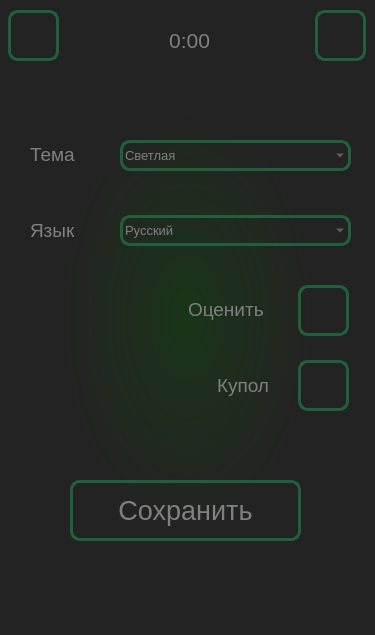
<?xml version="1.0" encoding="UTF-8"?>
<ui version="4.0">
 <class>Settings</class>
 <widget class="QMainWindow" name="Settings">
  <property name="geometry">
   <rect>
    <x>0</x>
    <y>0</y>
    <width>375</width>
    <height>635</height>
   </rect>
  </property>
  <property name="windowTitle">
   <string>Settings</string>
  </property>
  <property name="styleSheet">
   <string notr="true">background-color: qradialgradient(spread:pad, cx:0.5, cy:0.5, radius:0.5, fx:0.5, fy:0.5, stop:0 rgba(26, 53, 24, 255), stop:0.663158 rgba(35, 35, 35, 255));</string>
  </property>
  <widget class="QWidget" name="centralwidget">
   <widget class="QLabel" name="time_label">
    <property name="geometry">
     <rect>
      <x>154</x>
      <y>20</y>
      <width>71</width>
      <height>41</height>
     </rect>
    </property>
    <property name="font">
     <font>
      <family>Arimo</family>
      <pointsize>16</pointsize>
     </font>
    </property>
    <property name="styleSheet">
     <string notr="true">background-color: none;
color: gray</string>
    </property>
    <property name="text">
     <string>0:00</string>
    </property>
    <property name="alignment">
     <set>Qt::AlignCenter</set>
    </property>
   </widget>
   <widget class="QPushButton" name="account_button">
    <property name="geometry">
     <rect>
      <x>8</x>
      <y>10</y>
      <width>51</width>
      <height>51</height>
     </rect>
    </property>
    <property name="cursor">
     <cursorShape>PointingHandCursor</cursorShape>
    </property>
    <property name="styleSheet">
     <string notr="true">QPushButton{
border: 3px solid #20603D;
border-radius: 10px;
background-color: none;
color: gray
}
QPushButton:hover{
background-color: #1E5945;
}</string>
    </property>
    <property name="text">
     <string/>
    </property>
    <property name="icon">
     <iconset>
      <normaloff>icons/user.png</normaloff>icons/user.png</iconset>
    </property>
    <property name="iconSize">
     <size>
      <width>37</width>
      <height>37</height>
     </size>
    </property>
   </widget>
   <widget class="QPushButton" name="home_button">
    <property name="geometry">
     <rect>
      <x>315</x>
      <y>10</y>
      <width>51</width>
      <height>51</height>
     </rect>
    </property>
    <property name="cursor">
     <cursorShape>PointingHandCursor</cursorShape>
    </property>
    <property name="styleSheet">
     <string notr="true">QPushButton{
border: 3px solid #20603D;
border-radius: 10px;
background-color: none;
color: gray
}
QPushButton:hover{
background-color: #1E5945;
}</string>
    </property>
    <property name="text">
     <string/>
    </property>
    <property name="icon">
     <iconset>
      <normaloff>icons/home.png</normaloff>icons/home.png</iconset>
    </property>
    <property name="iconSize">
     <size>
      <width>50</width>
      <height>50</height>
     </size>
    </property>
   </widget>
   <widget class="QComboBox" name="theme_choose">
    <property name="geometry">
     <rect>
      <x>120</x>
      <y>140</y>
      <width>231</width>
      <height>31</height>
     </rect>
    </property>
    <property name="font">
     <font>
      <family>Arimo</family>
      <pointsize>10</pointsize>
     </font>
    </property>
    <property name="styleSheet">
     <string notr="true">QComboBox{
background-color: rgba(0,0,0,0);
border: 3px solid #20603D;
border-radius: 10px;
color: gray;
}
QComboBox:hover{
background-color: rgba(0,0,0,0);
border: 3px solid #20603D;
border-radius: 10px;
color: gray
}</string>
    </property>
    <item>
     <property name="text">
      <string>Светлая</string>
     </property>
    </item>
    <item>
     <property name="text">
      <string>Темная</string>
     </property>
    </item>
   </widget>
   <widget class="QLabel" name="theme_label">
    <property name="geometry">
     <rect>
      <x>30</x>
      <y>139</y>
      <width>71</width>
      <height>31</height>
     </rect>
    </property>
    <property name="font">
     <font>
      <family>Arimo</family>
      <pointsize>14</pointsize>
     </font>
    </property>
    <property name="styleSheet">
     <string notr="true">background-color: none;
color: gray</string>
    </property>
    <property name="locale">
     <locale language="Russian" country="Russia"/>
    </property>
    <property name="text">
     <string>Тема</string>
    </property>
   </widget>
   <widget class="QLabel" name="language_label">
    <property name="geometry">
     <rect>
      <x>30</x>
      <y>215</y>
      <width>71</width>
      <height>31</height>
     </rect>
    </property>
    <property name="font">
     <font>
      <family>Arimo</family>
      <pointsize>14</pointsize>
     </font>
    </property>
    <property name="styleSheet">
     <string notr="true">background-color: none;
color: gray</string>
    </property>
    <property name="text">
     <string>Язык</string>
    </property>
   </widget>
   <widget class="QComboBox" name="language_choose">
    <property name="geometry">
     <rect>
      <x>120</x>
      <y>215</y>
      <width>231</width>
      <height>31</height>
     </rect>
    </property>
    <property name="font">
     <font>
      <family>Arimo</family>
      <pointsize>10</pointsize>
     </font>
    </property>
    <property name="styleSheet">
     <string notr="true">QComboBox{
background-color: rgba(0,0,0,0);
border: 3px solid #20603D;
border-radius: 10px;
color: gray;
}
QComboBox:hover{
background-color: rgba(0,0,0,0);
border: 3px solid #20603D;
border-radius: 10px;
color: gray
}</string>
    </property>
    <item>
     <property name="text">
      <string>Русский</string>
     </property>
    </item>
    <item>
     <property name="text">
      <string>Английский</string>
     </property>
    </item>
   </widget>
   <widget class="QPushButton" name="rate_button">
    <property name="geometry">
     <rect>
      <x>298</x>
      <y>285</y>
      <width>51</width>
      <height>51</height>
     </rect>
    </property>
    <property name="styleSheet">
     <string notr="true">QPushButton{
border: 3px solid #20603D;
border-radius: 10px;
background-color: none;
color: gray
}
QPushButton:hover{
background-color: #1E5945;
}</string>
    </property>
    <property name="text">
     <string/>
    </property>
    <property name="icon">
     <iconset>
      <normaloff>icons/star.png</normaloff>icons/star.png</iconset>
    </property>
    <property name="iconSize">
     <size>
      <width>40</width>
      <height>40</height>
     </size>
    </property>
   </widget>
   <widget class="QLabel" name="rate_label">
    <property name="geometry">
     <rect>
      <x>188</x>
      <y>294</y>
      <width>101</width>
      <height>31</height>
     </rect>
    </property>
    <property name="font">
     <font>
      <family>Arimo</family>
      <pointsize>14</pointsize>
     </font>
    </property>
    <property name="styleSheet">
     <string notr="true">background-color: none;
color: gray</string>
    </property>
    <property name="text">
     <string>Оценить</string>
    </property>
   </widget>
   <widget class="QLabel" name="cupol_va_label">
    <property name="geometry">
     <rect>
      <x>217</x>
      <y>365</y>
      <width>71</width>
      <height>41</height>
     </rect>
    </property>
    <property name="font">
     <font>
      <family>Arimo</family>
      <pointsize>14</pointsize>
     </font>
    </property>
    <property name="styleSheet">
     <string notr="true">background-color: none;
color: gray</string>
    </property>
    <property name="text">
     <string>Купол</string>
    </property>
   </widget>
   <widget class="QPushButton" name="save_button">
    <property name="geometry">
     <rect>
      <x>70</x>
      <y>480</y>
      <width>231</width>
      <height>61</height>
     </rect>
    </property>
    <property name="font">
     <font>
      <family>Arimo</family>
      <pointsize>20</pointsize>
     </font>
    </property>
    <property name="styleSheet">
     <string notr="true">QPushButton{
border: 3px solid #20603D;
border-radius: 10px;
background-color: none;
color: gray
}
QPushButton:hover{
background-color: #1E5945;
}</string>
    </property>
    <property name="text">
     <string>Сохранить</string>
    </property>
   </widget>
   <widget class="QPushButton" name="cupol_va_button">
    <property name="geometry">
     <rect>
      <x>298</x>
      <y>360</y>
      <width>51</width>
      <height>51</height>
     </rect>
    </property>
    <property name="styleSheet">
     <string notr="true">QPushButton{
border: 3px solid #20603D;
border-radius: 10px;
background-color: none;
color: gray
}
QPushButton:hover{
background-color: #1E5945;
}</string>
    </property>
    <property name="text">
     <string/>
    </property>
    <property name="icon">
     <iconset>
      <normaloff>icons/gray_mic.png</normaloff>icons/gray_mic.png</iconset>
    </property>
    <property name="iconSize">
     <size>
      <width>40</width>
      <height>40</height>
     </size>
    </property>
   </widget>
  </widget>
 </widget>
 <resources/>
 <connections/>
</ui>
